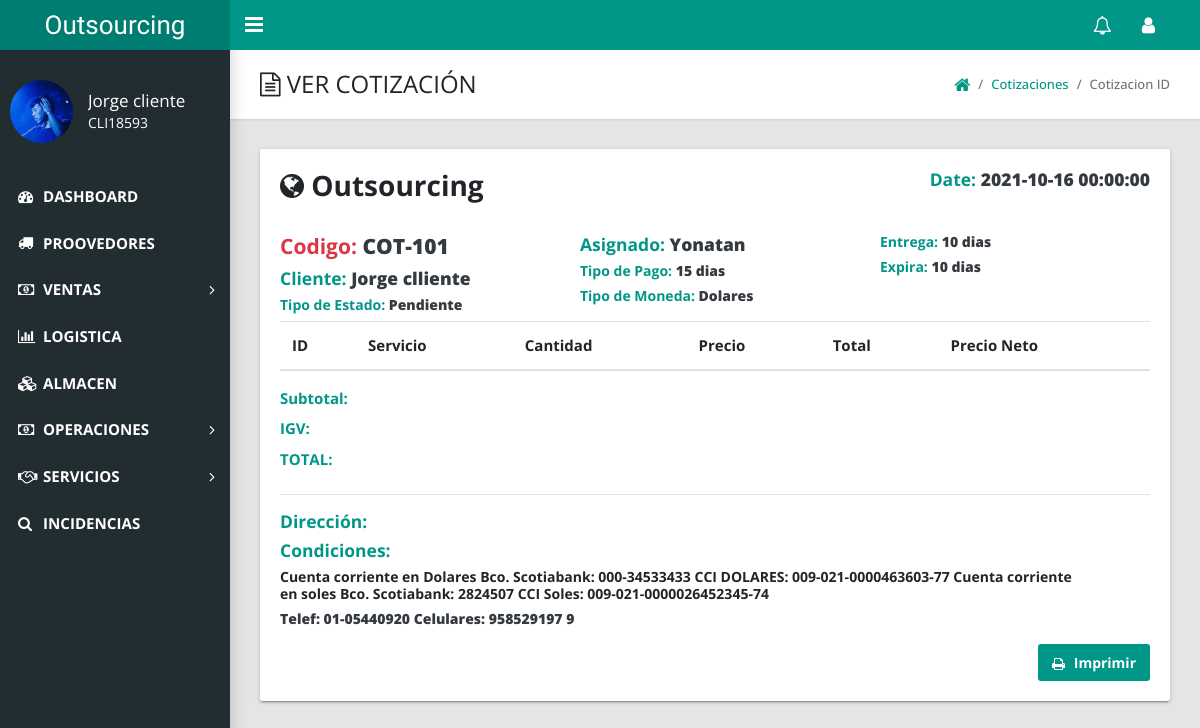
/admin/index.php?action=view_cotizacion_id&cot_codigo=COT-101 (signed in), run on an earlier commit of the app's database.
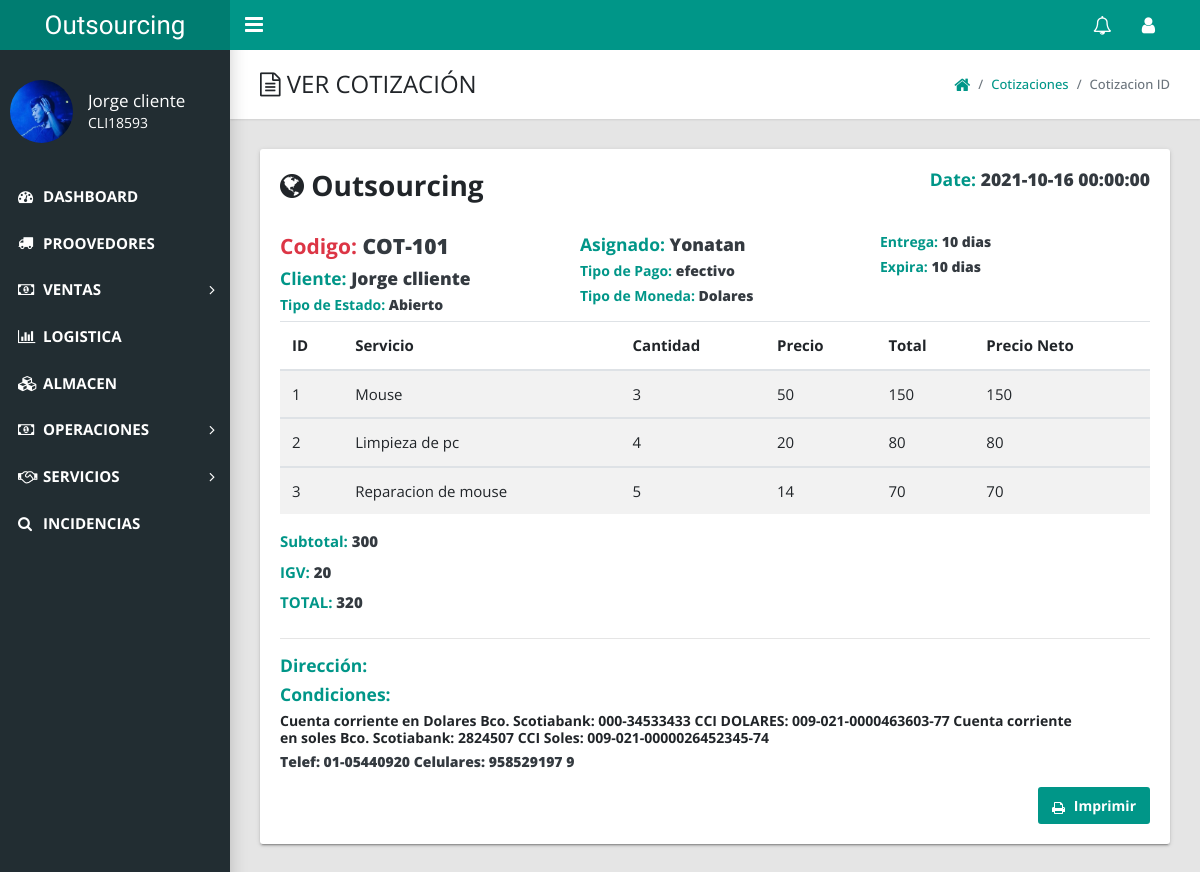
And on a later commit of the database.
### tables this page shows
CREATE TABLE `cotizacion` (
  `cot_id` int(11) NOT NULL,
  `cot_codigo` varchar(20) NOT NULL,
  `cot_cliente` varchar(50) NOT NULL,
  `cot_asignado` varchar(50) NOT NULL,
  `cot_estado` varchar(50) NOT NULL,
  `cot_pago` varchar(20) NOT NULL,
  `cot_moneda` varchar(20) NOT NULL,
  `cot_entrega` varchar(20) NOT NULL,
  `cot_expira` varchar(20) NOT NULL,
  `cot_direccion` varchar(100) NOT NULL,
  `cot_condicion` text NOT NULL,
  `cot_pie` varchar(50) NOT NULL,
  `cot_fecha` datetime NOT NULL DEFAULT current_timestamp()
);

CREATE TABLE `cotizacion_servicio` (
  `id_cotser` int(11) NOT NULL,
  `cod_cot` varchar(20) NOT NULL,
  `nombre_cot` varchar(50) NOT NULL,
  `servicio_cot` varchar(50) NOT NULL,
  `cantidad_cot` int(11) NOT NULL,
  `precio_cot` int(11) NOT NULL
);

CREATE TABLE `cotizacion_servicio2` (
  `id_cotser2` int(11) NOT NULL,
  `cod_cot2` varchar(20) NOT NULL,
  `nombre_cot2` varchar(50) NOT NULL,
  `cantidad_cot2` int(11) NOT NULL,
  `precio_cot2` int(11) NOT NULL,
  `total_cot2` int(11) NOT NULL,
  `precioNeto_cot2` int(11) NOT NULL,
  `subtotal_cot2` int(11) NOT NULL,
  `IGV_cot2` int(11) NOT NULL,
  `totalall_cot2` int(11) NOT NULL
);

### admin/includes/cotizaciones/ver_cotizacione_id.php (the view, shortened to what the changed rows need)
<link href="styles/ver.css" type="text/css" rel="stylesheet">
<?php if($_SESSION['role'] != 7 AND $_SESSION['role'] != 17 AND $_SESSION['role'] != 5 ){
  echo "<script>alert('No puedes acceder acá ')</script>";
  echo "<script>window.open('index.php?logged_in=Logueaste%20correctamente!','_self')</script>";
}else{
  ?>
<main class="app-content">
      <div class="app-title">
        <div>
          <h1><i class="fa fa-file-text-o"></i> VER COTIZACIÓN</h1>
        </div>
         <ul class="app-breadcrumb breadcrumb side">
          <li class="breadcrumb-item"><a href="index.php?logged_in=Logueaste%20correctamente!"><i class="fa fa-home fa-lg"></i></a></li>
          <li class="breadcrumb-item"><a href="index.php?action=view_cotizacion">Cotizaciones</a></li>
          <li class="breadcrumb-item active">Cotizacion ID</li>
        </ul>
      </div>
      <div class="row"  style="font-size: 15px;">
        <div class="col-md-12">
          <div class="tile">
            <?php
            $edit_cat = mysqli_query($conexion, "select * from cotizacion where cot_codigo='$_GET[cot_codigo]'");
            $fetch_cat = mysqli_fetch_array($edit_cat);
            ?>
            <section class="invoice">
              <div class="row mb-4">
                <div class="col-6">
                  <h2 class="page-header"><i class="fa fa-globe"></i> Outsourcing</h2>
                </div>
                <div class="col-6">
                  <h5 class="text-right colorText">Date: <b class="text-dark"><?php echo $fetch_cat['cot_fecha']; ?></b></h5>
                </div>
              </div>
              <div class="row invoice-info">
                <div class="col-4">
                  <h4 style="color:#dc3545;">Codigo: <b class="text-dark"><?php echo $fetch_cat['cot_codigo'];?></b></h4>
                  <h5 class="colorText">Cliente: <b class="text-dark"><?php echo $fetch_cat['cot_cliente'];?></b></h5>
                  <h6 class="colorText">Tipo de Estado: <b class="text-dark"><?php echo $fetch_cat['cot_estado'];?></b></h6>
                </div>
                <div class="col-4">
                 <h5 class="colorText">Asignado: <b class="text-dark"><?php echo $fetch_cat['cot_asignado'];?></b></h5>
                 <h6 class="colorText">Tipo de Pago: <b class="text-dark"><?php echo $fetch_cat['cot_pago'];?></b></h6>
                 <h6 class="colorText">Tipo de Moneda: <b class="text-dark"><?php echo $fetch_cat['cot_moneda'];?></b></h6>
               </div>
               <div class="col-4">
                <h6 class="colorText">Entrega: <b class="text-dark"><?php echo $fetch_cat['cot_entrega'];?></b></h6>
                <h6 class="colorText">Expira: <b class="text-dark"><?php echo $fetch_cat['cot_expira'];?></b></h6>
              </div>
              </div>
              <div class="row">
                <div class="col-12 table-responsive">
                  <table class="table table-striped">
                    <thead>
                      <tr>
                        <th>ID</th>
                        <th>Servicio</th>
                        <th>Cantidad</th>
                        <th>Precio</th>
                        <th>Total</th>
                        <th>Precio Neto</th>
                      </tr>
                    </thead>
                    <?php
                    $i = 1;
                      $edit_cat2 = mysqli_query($conexion, "select * from cotizacion_servicio where cod_cot='$_GET[cot_codigo]'");
                      while($row = mysqli_fetch_array($edit_cat2)){
                        $cantidad =$row['cantidad_cot'];
                        $edit_cat3 = mysqli_query($conexion, "select * from cotizacion_servicio2 where cantidad_cot2='$cantidad' and cod_cot2='$_GET[cot_codigo] '");
                        $row2 = mysqli_fetch_array($edit_cat3);
                    ?>
                    <tbody>
                      <tr>
                        <td><?php echo $i ?></td>
                        <td><?php echo $row['nombre_cot']; ?></td>
                        <td><?php echo $row['cantidad_cot']; ?></td>
                        <td><?php echo $row['precio_cot']; ?></td>
                        <td><?php echo $row2['total_cot2']; ?></td>
                        <td><?php echo $row2['total_cot2']; ?></td>
                      </tr>
                    </tbody>
                        <?php  $i++; } ?>
                  </table>
                        <label class="text-right colorText">Subtotal: <b class="text-dark"><?php echo $row2['subtotal_cot2']; ?></b></label><br>
                        <label class="text-right colorText">IGV: <b class="text-dark"><?php echo $row2['IGV_cot2']; ?></b></label><br>
                        <label class="text-right colorText">TOTAL: <b class="text-dark"><?php echo $row2['totalall_cot2']; ?></b></label>
                </div>
              </div>
                        <hr>
              <div class="row invoice-info">
                <div class="col-6">
                  <h5 class="colorText">Dirección: <b <?php echo $fetch_cat['cot_direccion'];?>></b></h5>
                </div>
                <div class="col-11">
                  <h5 class="colorText">Condiciones: <br></h5>
                   <h6><?php echo $fetch_cat['cot_condicion'];?></h6>
                </div>
                <div class="col-8">
                  <h6 class="colorText"><b class="text-dark"><?php echo $fetch_cat['cot_pie'];?></b</h6>
                </div>
              </div>
              <div class="row d-print-none mt-2">
                <div class="col-12 text-right"><a class="btn btn-primary" href="javascript:window.print();" target="_blank"><i class="fa fa-print"></i> Imprimir</a></div>
              </div>
            </section>
          </div>
        </div>
      </div>
    </main>
<?php } ?>

What changed in the data, as far as the page shows it:
changed cotizacion "COT-101": cot_estado "Pendiente" → "Abierto"; cot_pago "15 dias" → "efectivo"
added cotizacion_servicio: nombre_cot "Mouse", cantidad_cot "3", precio_cot "50", cotizacion_servicio2.total_cot2 "150"
added cotizacion_servicio: nombre_cot "Limpieza de pc", cantidad_cot "4", precio_cot "20", cotizacion_servicio2.total_cot2 "80"
added cotizacion_servicio: nombre_cot "Reparacion de mouse", cantidad_cot "5", precio_cot "14", cotizacion_servicio2.total_cot2 "70"
added cotizacion_servicio2: subtotal_cot2 "300", IGV_cot2 "20", totalall_cot2 "320"
